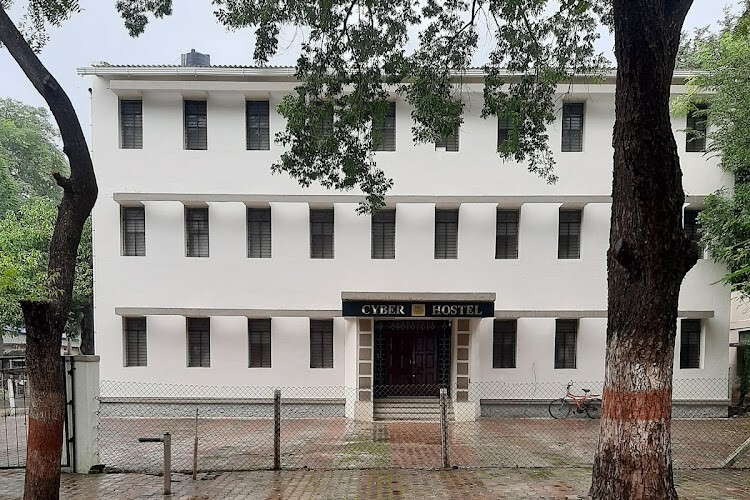
#> input picture bin/original_image.jpg, 750 x 500 px
$ python '13ApplyingDCT&IDCT.py'
#> lines starting #> are read from the running program, lines starting #| are printed output that depends on the picture; long printed decimals are rounded
import cv2
import numpy as np
import matplotlib.pyplot as plt

# Function to perform DCT transformation
def dct_transform(image):
    # Convert the image to float32 for DCT transformation
    image_float32 = np.float32(image)
    # Apply DCT transformation
    dct_image = cv2.dct(image_float32)
    return dct_image

# Function to perform inverse DCT transformation
def idct_transform(dct_image):
    # Apply inverse DCT transformation
    idct_image = cv2.idct(dct_image)
    # Convert back to uint8
    idct_image_uint8 = np.uint8(idct_image)
    return idct_image_uint8

# Function to calculate PSNR (Peak Signal to Noise Ratio)
def calculate_psnr(original_image, idct_image):
    mse = np.mean((original_image - idct_image) ** 2)
    max_pixel_value = 255.0
    psnr = 20 * np.log10(max_pixel_value / np.sqrt(mse))
    return psnr

# Load the original image
original_image = cv2.imread('original_image.jpg', cv2.IMREAD_GRAYSCALE)
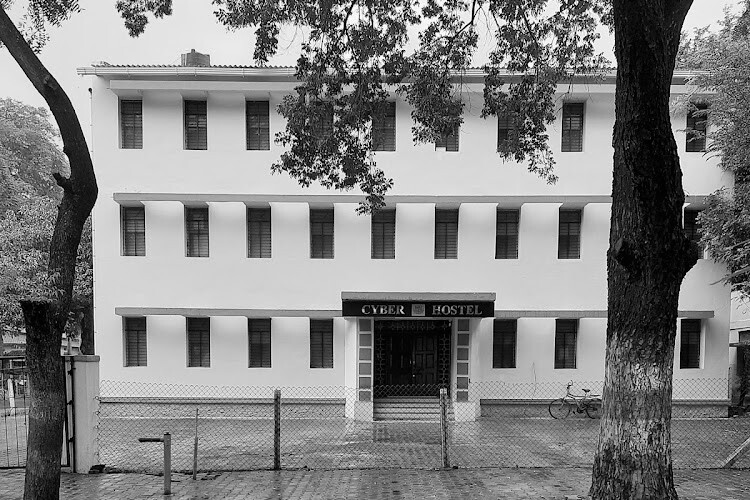
#> original_image: shape (500, 750); min 0, max 255, mean 129.3

# Perform DCT transformation
dct_image = dct_transform(original_image)

# Perform inverse DCT transformation
idct_image = idct_transform(dct_image)

# Calculate PSNR
psnr_value = calculate_psnr(original_image, idct_image)
#> in calculate_psnr, `mse = np.mean((original_image - idct_image) ** 2)`: mse = 0.466
#> in calculate_psnr, `psnr = 20 * np.log10(max_pixel_value / np.sqrt(mse))`: psnr = 51.45
#> psnr_value = 51.45
print("PSNR value:", psnr_value)
#| PSNR value: 51.451

# Display original and IDCT images using Matplotlib
plt.figure(figsize=(12, 6))

plt.subplot(1, 2, 1)
plt.imshow(original_image, cmap='gray')
plt.title('Original Image')
plt.axis('off')

plt.subplot(1, 2, 2)
plt.imshow(idct_image, cmap='gray')
plt.title('IDCT Image')
plt.axis('off')

plt.show()
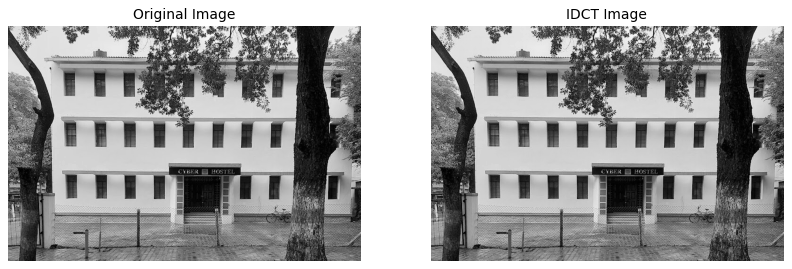
#> figure drawn by matplotlib, 2 panels
